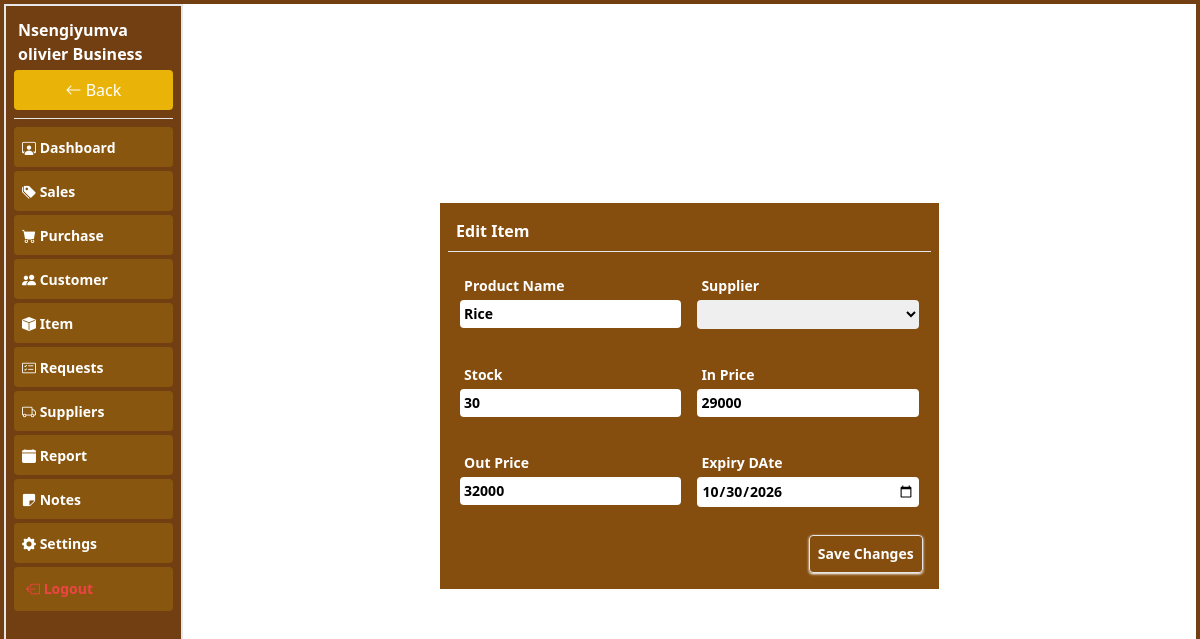
The app's page /pages/edit_item?item=1 (signed in) with its own data.
### tables this page shows
CREATE TABLE `item` (
  `id` int(11) NOT NULL,
  `item_name` text NOT NULL,
  `in_price` double NOT NULL,
  `out_price` double NOT NULL,
  `quantity` double NOT NULL,
  `item_supliyer` int(11) NOT NULL,
  `reg_date` datetime NOT NULL DEFAULT current_timestamp(),
  `pcs` double NOT NULL DEFAULT 1,
  `business` int(11) NOT NULL,
  `expiry_date` date DEFAULT NULL,
  `profit` double NOT NULL
);

### pages/edit_item.php (the view, shortened to what this page needs)
<?php
include("connection.php");
$business =$_SESSION['user'];
$itemid=$_GET['item'];
$selectitem = $conn->prepare("SELECT * FROM item where id=? and business=?");
$selectitem->bind_param("ii",$itemid,$business);
$selectitem->execute();
$selectitemresult=$selectitem->get_result();
$item=$selectitemresult->fetch_assoc();
$supplierid=$item['item_supliyer'];
$selectsupplier=$conn->prepare("SELECT * FROM supplier where sp_id=? and business=?");
$selectsupplier->bind_param("ii",$supplierid,$business);
$selectsupplier->execute();
$selectsupplierresult=$selectsupplier->get_result();
$supplierrow=$selectsupplierresult->fetch_assoc();
?>
<!DOCTYPE html>
<html lang="en">
<head>
    <script src="../plugins/css/tailwindcss.js"></script>
    <link rel="stylesheet" href="../plugins/icons/bootstrap-icons.css">
</head>
<body>
    <div class="container-fluid p-1 w-full h-[100%] flex">
        <div class="conatiner bg-yellow-800 p-2 rounder w-[100%] md:w-1/2 m-auto">
            <form action="" method="post">
                <h1 class="text-white font-bold p-2">Edit Item</h1>
                <hr class="text-white">
                <div class="row flex-column md:flex w-full p-1 my-2 justify-between">
                    <div class="col p-2 w-full md:w-1/2">
                        <label for="" class="block p-1 text-sm text-white font-bold">Product Name</label>
                        <input type="text" required name="pname" id="" value="<?php echo htmlspecialchars($item['item_name']);?>"
                            class="w-full p-1 rounded outline-0 focus:outline-blue-500 text-sm font-bold">
                    </div>
                    <div class="col p-2 w-full md:w-1/2">
                        <label for="" class="block p-1 text-sm text-white font-bold">Supplier</label>
                        <select required name="supplier" id=""
                            class="w-full p-1 rounded outline-0 focus:outline-blue-500 text-sm font-bold">
                            <option value="<?php echo htmlspecialchars($supplierrow['sp_id']);?>"><?php echo htmlspecialchars($supplierrow['name']);?></option>
                            <?php
                            $stmt=$conn->prepare("SELECT * FROM supplier where business =? and sp_id !=? ");
                            $stmt->bind_param("ii",$business,$supplierid);
                            $stmt->execute();
                            $result=$stmt->get_result();
                            while ($a = $result->fetch_assoc() ) {
                            ?>
                            <option value="<?php echo $a['sp_id'] ?>"><?php echo $a['name'] ?></option>
                            <?php
                            }
                            ?>
                            </select>
                    </div>
                </div>
                <div class="row flex-column md:flex w-full p-1 my-2 justify-between ">
                    <div class="col p-2 w-full md:w-1/2">
                        <label for="" class="block p-1 text-sm text-white font-bold">Stock</label>
                        <input type="text" required name="pstock" id="" value="<?php echo htmlspecialchars($item['quantity']);?>"
                            class="w-full p-1 rounded outline-0 focus:outline-blue-500 text-sm font-bold">
                    </div>
                    <div class="col p-2 w-full md:w-1/2">
                        <label for="" class="block p-1 text-sm text-white font-bold">In Price</label>
                        <input type="text" required name="inprice" id="unit_price" value="<?php echo htmlspecialchars($item['in_price']);?>"
                            class="w-full p-1 rounded outline-0 focus:outline-blue-500 text-sm font-bold">
                    </div>
                </div>
                <div class="row flex-column md:flex w-full p-1 my-2 justify-between ">
                    <div class="col p-2 w-full md:w-1/2">
                        <label for="" class="block p-1 text-sm text-white font-bold">Out Price</label>
                        <input type="number" required name="outprice" id="" value="<?php echo htmlspecialchars($item['out_price']);?>"
                            class="w-full p-1 rounded outline-0 focus:outline-blue-500 text-sm font-bold">
                    </div>
                    <div class="col p-2 w-full md:w-1/2">
                        <label for="" class="block p-1 text-sm text-white font-bold">Expiry DAte</label>
                        <input type="date" required name="expiry" id="" value="<?php echo htmlspecialchars($item['expiry_date']);?>"
                            class="w-full p-1 rounded outline-0 focus:outline-blue-500 text-sm font-bold">
                    </div>
                </div>
                <div class="flex p-2 justify-end">
                    <button name="save" class="p-2 text-white text-sm rounded shadow shadow-white border font-bold"> Save
                        Changes</button>
                </div>
            </form>
        </div>
    </div>
</body>
</html>

### records on screen
item: pname "Rice", pstock "30", inprice "29000", outprice "32000", expiry "10/30/2026"

### other values on screen
$_SESSION['business'] "Nsengiyumva olivier Business"
